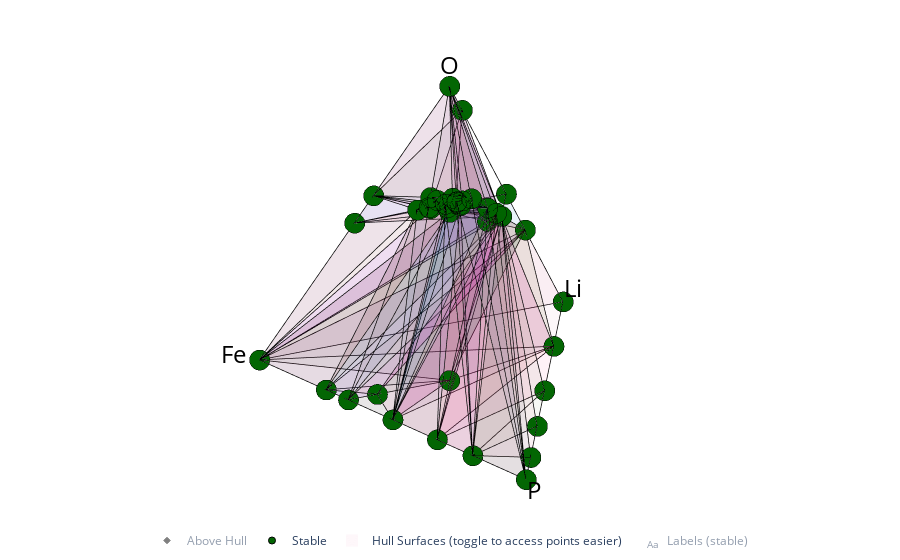

This figure's notebook cell:
### Markdown cell above
Since this is a pymatgen `PhaseDiagram` object, you can visualize the results.

```{admonition} PhaseDiagram Object
:class: info
We will discuss `PhaseDiagram` object in the chapter of high-throughput computing.
```

### Code cell
pd.get_plot(backend='plotly', show_unstable=False)
